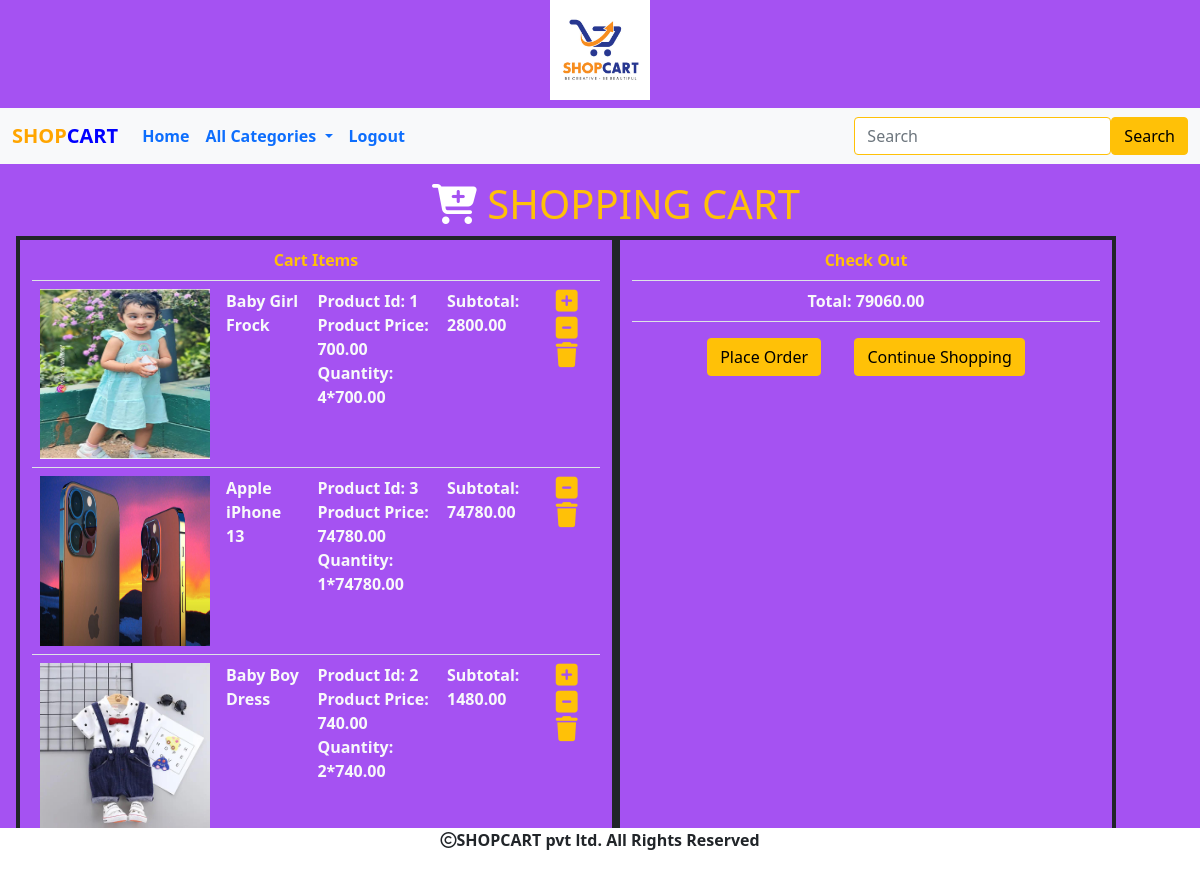
The app's page /cart/cartview (signed in) with its own data.
### cart/models.py (models this page shows, shortened)
class Cart(models.Model):
    product=models.ForeignKey(Product,on_delete=models.CASCADE)
    user=models.ForeignKey(User,on_delete=models.CASCADE)
    quantity=models.IntegerField()
    date_added=models.DateTimeField(auto_now_add=True)
    def subtotal(self):
        return self.quantity*self.product.price

### shop/models.py (models this page shows, shortened)
class Product(models.Model):
    name=models.CharField(max_length=200)
    desc=models.TextField()
    image=models.ImageField(upload_to='shop/products',blank=True,null=True)
    price=models.DecimalField(max_digits=10,decimal_places=2)
    category=models.ForeignKey(Category,on_delete=models.CASCADE)
    stock=models.IntegerField()
    available=models.BooleanField(default=True)
    created=models.DateTimeField(auto_now_add=True)
    updated=models.DateTimeField(auto_now=True)

### cart/views.py (the view)
# urls.py: path('cartview',views.cartview,name="cartview"),
def cartview(request):
    total=0
    u = request.user
    try:
        cart=Cart.objects.filter(user=u)
        for i in cart:
            total+=i.quantity*i.product.price
    except:
        pass
    return render(request,'cart.html',{'c':cart,'total':total})

### cart/context_processors.py (called while the page is built)
def productcount(request):
    item_count=0
    if request.user.is_authenticated:
        u=request.user
        try:
            cart=Cart.objects.filter(user=u)
            for i in cart:
                item_count=item_count+i.quantity
        except:
            item_count=0
    return{'count':item_count}

### shop/context_processors.py (called while the page is built)
def menu_links(request):
    c=Category.objects.all()
    return {'links':c}

### templates/cart.html
<!DOCTYPE html>
{% extends 'base.html' %}
{% load static %}
{% block content %}
{% if not c %}
<div class="container mt-3 ">
    <h1 class="text-center">Cart is Empty</h1><br><center>
    <a href="{% url 'shop:allcategories' %}" class="btn btn-warning">Continue Shopping</a></center>
</div>
{% else %}
<div class="container-fluid m-3 ">
<div class="row">
    <h1 class="text-center text-warning"><i class="fa-solid fa-cart-plus" style="color:white;"></i> SHOPPING CART</h1>
    <div class="col-sm-6 border border-4 border-dark">
        <table class="table table-borderd text-light" >
           <tr><th class="text-center text-warning" colspan="5"><b>Cart Items</b></th></tr>
            {% for i in c %}
            <tr>
                <td><img src="{{i.product.image.url}}" height="170px" width="170px"></td>
               <td><b>{{i.product.name}}</b></td>
                <td><b>Product Id: {{i.product.id}}</b><br>
                <b>Product Price: {{i.product.price}}</b><br>
                <b>Quantity: {{i.quantity}}*{{i.product.price}}</b>
                </td>
                <td><b>Subtotal: {{i.subtotal}}</b></td>
                <td>
                    {% if i.quantity < i.product.stock %}
                    <a href="{% url 'cart:addtocart' i.product.name %}"><i class="fa-solid fa-square-plus text-warning" style="font-size:25px;"></i></a>
                   <a href="{% url 'cart:remove' i.product.name  %}"><i class="fa-solid fa-square-minus text-warning" style="font-size:25px;" ></i></a>
                   <a href="{% url 'cart:delete' i.product.name  %}"><i class="fa-solid fa-trash text-warning" style="font-size:25px;"></i></a></td>
                {% else %}
                <a href="{% url 'cart:remove' i.product.name  %}"><i class="fa-solid fa-square-minus text-warning" style="font-size:25px;" ></i></a>
                   <a href="{% url 'cart:delete' i.product.name  %}"><i class="fa-solid fa-trash text-warning" style="font-size:25px;"></i></a>
            </tr>{% endif %}
            {% endfor %}
        </table>
    </div>
    <div class="col-sm-5 border border-4 border-dark">
        <table class="table table-borderd text-light">
          <tr>  <th class="text-center text-warning" colspan="4"><b>Check Out</b></th></tr>
            <tr><td class="text-center"><b>Total: {{total}}</b></td></tr>
        </table>
       <center> <a href="{% url 'cart:orderform' %}" class="btn btn-warning ">Place Order</a>&nbsp;&nbsp;&nbsp;&nbsp;&nbsp;&nbsp;&nbsp;
        <a href="{% url 'shop:allcategories' %}" class="btn btn-warning">Continue Shopping</a></center>
    </div>
</div></div>
{% endif %}
{% endblock %}

### templates/base.html (shortened to what this page needs)
<!DOCTYPE html>
<html lang="en">
{% load static %}
<head>
    <link href="https://cdn.jsdelivr.net/npm/bootstrap@5.0.2/dist/css/bootstrap.min.css" rel="stylesheet">
    <link rel="stylesheet" href="{% static 'css/style.css' %}">
<link rel="stylesheet" href="https://cdnjs.cloudflare.com/ajax/libs/font-awesome/6.5.1/css/all.min.css" />
</head>
<body style="background-color:#a552f2;">
<header>
    <center><img src="{% static 'images/logo.jpg' %}" class="mb-2" height="100px" width="100px;"></center>
<nav class="navbar navbar-expand-lg navbar-primary bg-light">
  <div class="container-fluid">
    <a class="navbar-brand" href="#" style="font-weight:bold;"><b style="color:orange;">SHOP</b><B style="color:blue;">CART</B></a>
    <div class="collapse navbar-collapse" id="navbarSupportedContent">
      <ul class="navbar-nav me-auto mb-2 mb-lg-0">
        <li class="nav-item">
          <a class="nav-link active " aria-current="page" href="{% url 'shop:allcategories' %}"><b>Home</b></a>
        </li>
        <li class="nav-item dropdown">
          <a class="nav-link dropdown-toggle" href="#" id="navbarDropdown" role="button" data-bs-toggle="dropdown" aria-expanded="false">
            <b>All Categories</b>
          </a>
        </li>
          {% if user.is_authenticated %}
       <li class="nav-item">
          <a class="nav-link active " aria-current="page" href="{% url 'shop:logout' %}"><b>Logout</b></a>
        </li>
         {% endif %}
      </ul>
      <form class="d-flex" method="POST" action="{% url 'search:search' %}">
        <input class=" form-control me-2btn border border-warning" type="search" name="q"  placeholder="Search" aria-label="Search">
        <button class=" btn btn-warning" type="submit">Search</button>
      </form>
    </div>
  </div>
</nav>
</header>
{% block content %}
{% endblock %}
<footer>
<div class="footer text-dark " style="width:100%;background-color:white;position:fixed;bottom:0;left:0;text-align:center;">
    <p><i class="fa-regular fa-copyright"></i><b>SHOPCART pvt ltd. All Rights Reserved</b></p>
</div>
</footer>
</body>
</html>

### static/css/style.css (style rules this page uses)
.footer { height:50px; width:100%; background-color:white; position:fixed; bottom:0; left:0; text-align:center; }

### records on screen
Cart: product.image (picture), product.name "Baby Girl Frock", product.id "1", product.price "700.00", quantity "4", subtotal "2800.00"
Cart: product.image (picture), product.name "Apple iPhone 13", product.id "3", product.price "74780.00", quantity "1", subtotal "74780.00"
Cart: product.image (picture), product.name "Baby Boy Dress", product.id "2", product.price "740.00", quantity "2", subtotal "1480.00"

### other values on screen
{{ total }} "79060.00"
